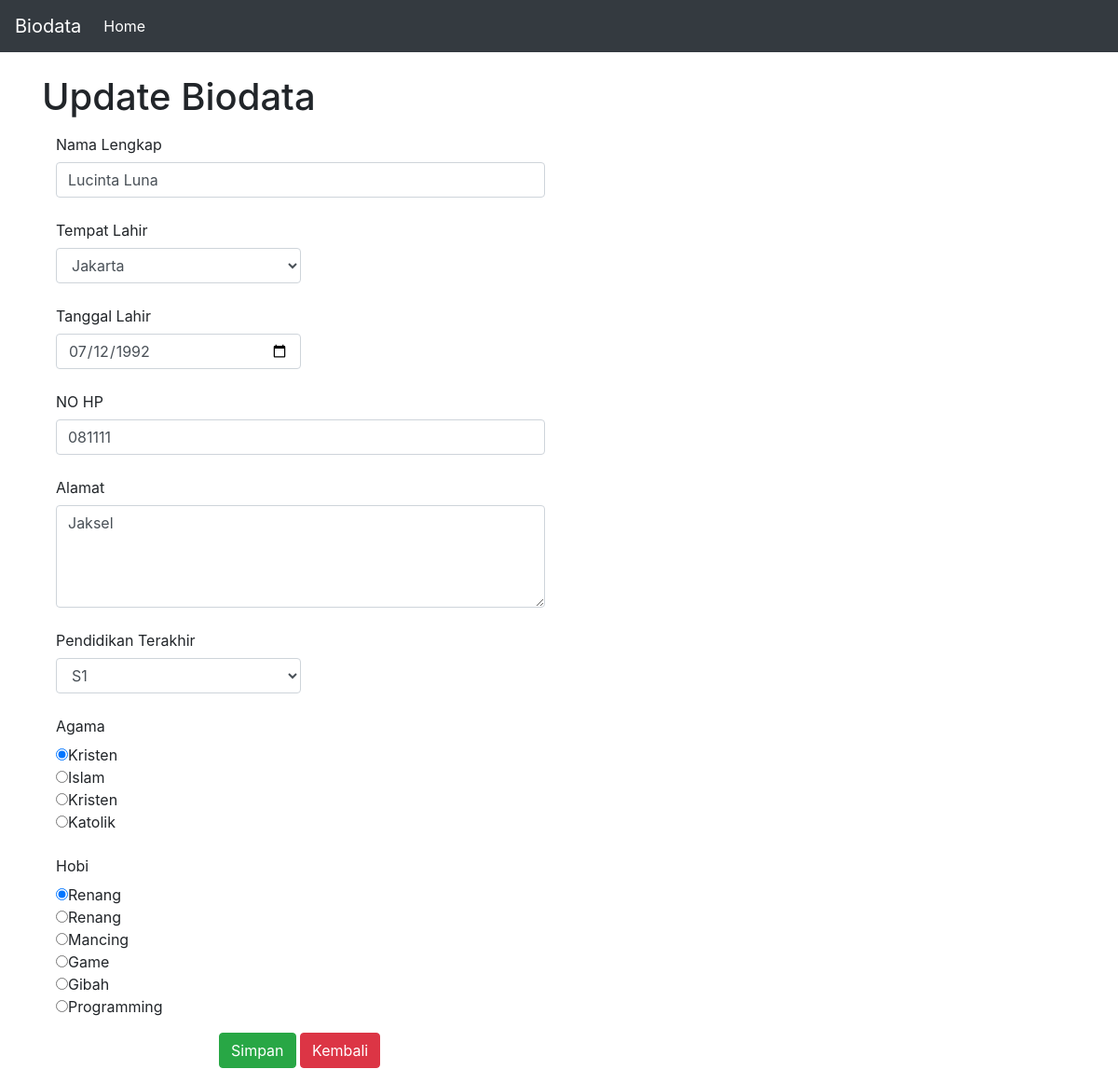
Screenshot of /biodata/index.php?aksi=edit&id_ubah=1 with the database file from the repository.
### tables this page shows
CREATE TABLE `biodata` (
  `id` int(11) NOT NULL,
  `full_name` varchar(100) DEFAULT NULL,
  `date_of_birth` date DEFAULT NULL,
  `place_of_birth_id` int(11) DEFAULT NULL,
  `phone_number` varchar(20) DEFAULT NULL,
  `address` text,
  `last_education` enum('S2','S1','D4','D3','D2','D1','SMA/SMK','SMP') DEFAULT NULL,
  `religion` enum('Islam','Kristen','Katolik') DEFAULT NULL,
  `hobby` enum('Renang','Mancing','Game','Gibah','Programming') DEFAULT NULL
);

CREATE TABLE `cities` (
  `id` int(11) NOT NULL,
  `name` varchar(100) DEFAULT NULL
);

### biodata/home.php (the view, shortened to what this page needs)
<?php
	$aksi=isset($_GET['aksi']) ? $_GET['aksi'] : 'list';
	switch ($aksi) {
?>
<?php
		case 'edit':
			include 'koneksi.php';
			$tampil = $mysqli->query("SELECT biodata.id, biodata.full_name, cities.name, biodata.place_of_birth_id, biodata.date_of_birth, biodata.phone_number, biodata.address, biodata.last_education, biodata.religion, biodata.hobby FROM biodata INNER JOIN cities ON biodata.place_of_birth_id=cities.id where biodata.id='$_GET[id_ubah]'");
			$data=$tampil->fetch_assoc();
?>
			<h1>Update Biodata</h1>
			<form method="post" action="aksi_biodata.php?proses=ubah&id_ubah=<?php echo $data['id']?>">
				<label class="col-sm col-form-label">Nama Lengkap</label>
				<div class="form-group col-sm-6">
					<input type="text" class="form-control" placeholder="Nama Lengkap" name="full_name" value="<?php echo $data['full_name']?>">
				</div>
				<label class="col-sm-2 col-form-label">Tempat Lahir</label>
				<div class="form-group col-sm-6">
					<select class="form-control col-sm-6" name="place_of_birth_id">
						<option value="<?php echo $data['place_of_birth_id']?>"><?php echo $data['name']?></option>
					</select>
				</div>
				<label class="col-sm-2 col-form-label">Tanggal Lahir</label>
				<div class="form-group col-sm-6">
					<input type="date" class="form-control col-sm-6" placeholder="Tanggal Lahir" name="date_of_birth" value="<?php echo $data['date_of_birth']?>">
				</div>
				<label class="col-sm-2 col-form-label">NO HP</label>
				<div class="form-group col-sm-6">
					<input type="text" class="form-control" placeholder="NO HP" name="phone_number" value="<?php echo $data['phone_number']?>">
				</div>
				<label class="col-sm-2 col-form-label">Alamat</label>
				<div class="form-group col-sm-6">
					<textarea class="form-control" name="address" cols="25" rows="4"><?php echo $data['address']?></textarea>
				</div>
				<label class="col-sm-2 col-form-label">Pendidikan Terakhir</label>
				<div class="form-group col-sm-6">
					<select class="form-control col-sm-6" name="last_education">
						<option value="<?php echo $data['last_education']?>" checked><?php echo $data['last_education']?></option>
					</select>
				</div>
				<label class="col-sm-2 col-form-label">Agama</label>
				<div class="form-group col-sm-6">
					<input type="radio" name="religion" value="<?php echo $data['religion']?>" checked><?php echo $data['religion']?><br>
					<input type="radio" name="religion" value="Islam">Islam<br>
					<input type="radio" name="religion" value="Kristen">Kristen<br>
					<input type="radio" name="religion" value="Katolik">Katolik<br>
				</div>
				<label class="col-sm-2 col-form-label">Hobi</label>
				<div class="form-group col-sm-6">
					<input type="radio" name="hobby" value="<?php echo $data['hobby']?>" checked><?php echo $data['hobby']?><br>
					<input type="radio" name="hobby" value="Renang">Renang<br>
					<input type="radio" name="hobby" value="Mancing">Mancing<br>
					<input type="radio" name="hobby" value="Game">Game<br>
					<input type="radio" name="hobby" value="Gibah">Gibah<br>
					<input type="radio" name="hobby" value="Programming">Programming<br>
				</div>
				<div class="form-group row">
					<div class="col-sm-2"></div>
					<div class="col-sm-5">
						<input class="btn btn-success" type="submit" name="submit" value="Simpan">
						<a class="btn btn-danger" role="button" href="index.php?p=home">Kembali</a>
					</div>
				</div>
			</form>
<?php
		break;
	}
?>

### biodata/css/starter-template.css (style rules this page uses)
body { padding-top: 5rem; }

### rows the page displays
biodata: full_name "Lucinta Luna", place_of_birth_id "Jakarta", date_of_birth "07/12/1992", phone_number "081111", address "Jaksel", last_education "S1", religion "Kristen", hobby "Renang"
